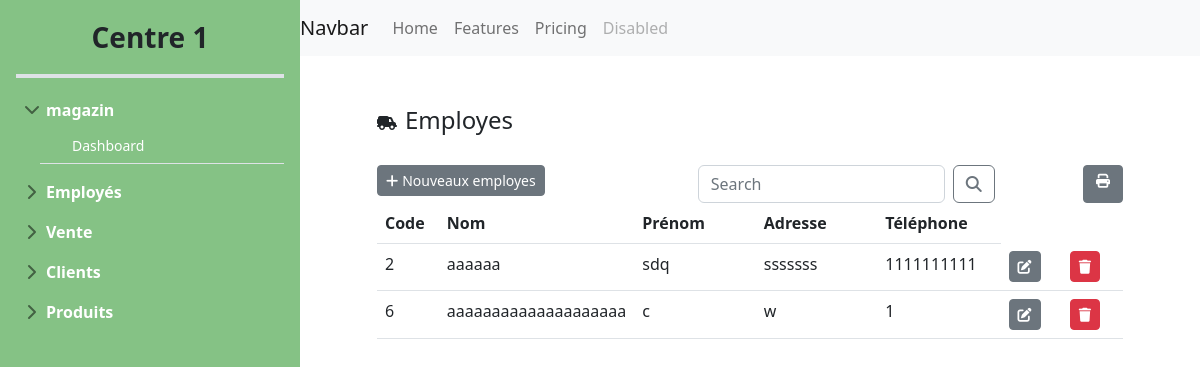
The app's page /employeList/1/ with its own data.
### center/models.py (models this page shows)
class Employe(models.Model):
    code_e = models.AutoField(primary_key=True)
    nom_e = models.CharField(max_length=50)
    prenom_e = models.CharField(max_length=50)
    adresse_e = models.CharField(max_length=100)
    telephone_e = models.CharField(max_length=50)
    salaire_jour = models.FloatField(max_length=50,null=True, blank=True)
    centre = models.ForeignKey(Centre,on_delete=models.CASCADE)

### center/views.py (the view)
# urls.py: path('employeList/<int:centre>/',views.afficher_employes,name='employeList'),
def afficher_employes(request,centre):
    employes = Employe.objects.filter(centre=centre)
    if 'q' in request.GET:
        q=request.GET['q']
        multiple_q=Q(Q(nom_e__icontains=q) | (Q(prenom_e__icontains=q)))
        employes=employes.filter(multiple_q)
    return render(request,"center/employes/employeList.html",{"employes":employes,"centre":centre})

### templates/center/employes/employeList.html (shortened to what this page needs)
{%extends 'center/dashboard/dashboardCenter.html' %}
{%block content%}
<div class="row">
    <div class="col-md-1"></div>
    <div class="col-md-11">
        <div class="d-flex align-items-center" style="padding-top: 50px;">
            <i class="fa-solid fa-truck-field me-2" style="margin-top: 6px;"></i>
            <h4 class="mb-0">Employes</h4>
        </div>
    </div>
</div>
<div class="row" style="padding-top: 30px;">
    <div class="col-md-1"></div>
    <div class="col-md-10">
        <div class="card border-0">
            <div class="row">
                <div class="col-md-5">
                    <a class="btn btn-secondary btn-sm" href="{% url 'employeAdd' centre=centre %}">
                        <i class="fa-solid fa-plus me-1"></i>Nouveaux employes
                    </a>
                </div>
                <div class="col-md-5">
                    <form class="d-flex">
                        <input class="form-control me-2" name="q" type="search" placeholder="Search"
                            aria-label="Search">
                        <button class="btn btn-outline-secondary" type="submit"><i
                                class="fa-solid fa-magnifying-glass"></i></button>
                    </form>
                </div>
                <div class="col-md-2 d-flex justify-content-end">
                    <a class="btn btn-secondary btn-sm" href="{%url 'employePrint' centre=centre %}"><i
                            class="fa-solid fa-print me-1 ms-1"></i></a>
                </div>
            </div>
        </div>
        <table class="table table-hover bg-white">
            <thead>
                <tr>
                    <th>Code</th>
                    <th>Nom</th>
                    <th>Prénom</th>
                    <th>Adresse</th>
                    <th>Téléphone</th>
                </tr>
            </thead>
            <tbody>
                {% for employe in employes %}
                <tr>
                    <td class="col-md-1">{{employe.code_e}}</td>
                    <td class="col-md-2">{{employe.nom_e}}</td>
                    <td class="col-md-2">{{employe.prenom_e }}</td>
                    <td class="col-md-2">{{employe.adresse_e }}</td>
                    <td class="col-md-2">{{employe.telephone_e}}</td>
                    <td class="col-md-1"><a class="btn btn-secondary btn-sm"
                            href="{%url 'employeEdit' pk=employe.code_e centre=centre %}">
                            <i class="fa-solid fa-pen-to-square"></i></a></td>
                    <td class="col-md-1"><a class="btn btn-danger btn-sm"
                            href="{%url 'employeDelete' pk=employe.code_e  centre=centre %}"> <i class="fa-solid fa-trash"></i>
                        </a></td>
                </tr>
                {% endfor %}
            </tbody>
        </table>
    </div>
    <div class="col-md-1"></div>
</div>
{%endblock%}

### static/custom.css (style rules this page uses)
th { font-weight: 600; }
body { min-height: 100vh; min-height: -webkit-fill-available; overflow-x: hidden; margin: 0; padding: 0; }
html { height: -webkit-fill-available; }

### templates/center/dashboard/dashboardCenter.html (style rules this page uses)
body { min-height: 100vh; min-height: -webkit-fill-available; }
html { height: -webkit-fill-available; }

### records on screen
Employe: code_e "2", nom_e "aaaaaa", prenom_e "sdq", adresse_e "sssssss", telephone_e "1111111111"
Employe: code_e "6", nom_e "aaaaaaaaaaaaaaaaaaaa", prenom_e "c", adresse_e "w", telephone_e "1"

### other values on screen
{{ centre }} "1"
